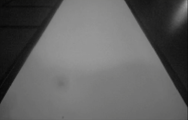
#> input picture LineDetect/Python_Script/bmp/SEEKFREE_CAM_IMG.bmp, 188 x 120 px
$ python -i centerline_by_binary.py   (imports and definitions only)
#> lines starting #> are read from the running program, lines starting #| are printed output that depends on the picture; after the words box and inside, x2 and y2 are one past the last pixel; in counts of white or black regions, pixels touching at a corner belong together
import cv2
import os
import numpy as np
import time

INPUT_DIR = '../bmp'
OUTPUT_DIR = '../output'
BINARY_THRESHOLD = 70
IMAGE_WIDTH = 180
IMAGE_HEIGHT = 122

global_img = None
global_binary = None
global_reference_col = 0
global_left_boundary_count = 0
global_right_boundary_count = 0

def Load_Image(filename):
#> called with filename = '../bmp/SEEKFREE_CAM_IMG.bmp'
    global global_img, global_binary, global_reference_col
    global global_left_boundary_count, global_right_boundary_count

    input_path = os.path.join(INPUT_DIR, filename)

    global_img = cv2.imread(input_path)
#> global_img is the input picture: shape (120, 188, 3); mean B, G, R 97.6, 97.7, 97.7

    if global_img is None:
        return False

    global_img = cv2.resize(global_img, (IMAGE_WIDTH, IMAGE_HEIGHT))
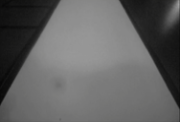
#> global_img: shape (122, 180, 3); mean B, G, R 97.5, 97.6, 97.6

    gray = cv2.cvtColor(global_img, cv2.COLOR_BGR2GRAY)

    _, global_binary = cv2.threshold(gray, BINARY_THRESHOLD, 255, cv2.THRESH_BINARY)
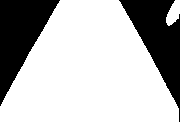
#> global_binary: shape (122, 180); 71.6% white; 2 black regions, box (x1, y1, x2, y2) and area: (0, 0, 60, 106) 3147, (119, 0, 180, 122) 3085

    binary_output_path = os.path.join(OUTPUT_DIR, f"binary_{filename}")
    cv2.imwrite(binary_output_path, global_binary)

    column_white_counts = np.sum(global_binary > 0, axis=0)
#> column_white_counts = 180 values, max 122 at index 60, min 14 at index 179, mean 87.38
    global_reference_col = np.argmax(column_white_counts)
#> global_reference_col = 60

    global_left_boundary_count = 0
    global_right_boundary_count = 0

    return True

# [66 lines left out: function process_images, not called in this run]

# [2 lines not run here, left out]

>>> result = Load_Image('../bmp/SEEKFREE_CAM_IMG.bmp')
